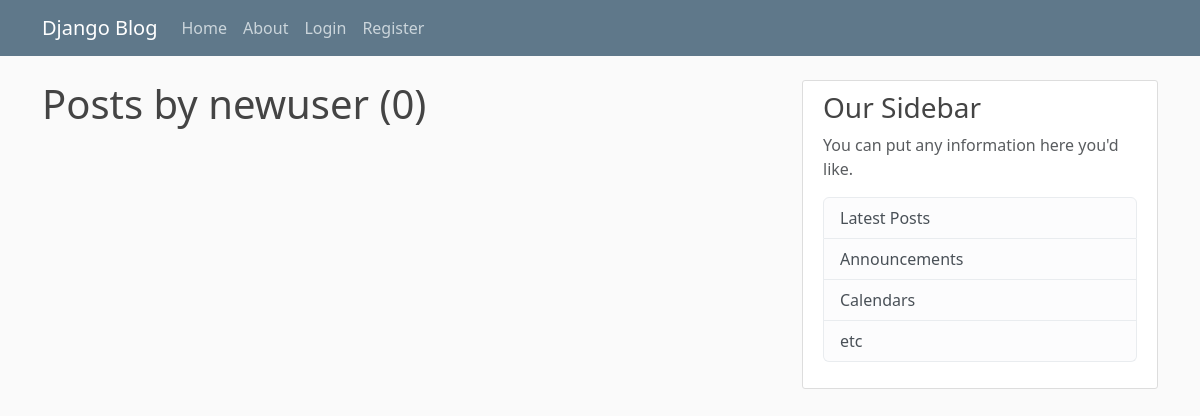
The page /user/newuser/ on the database as committed earlier.
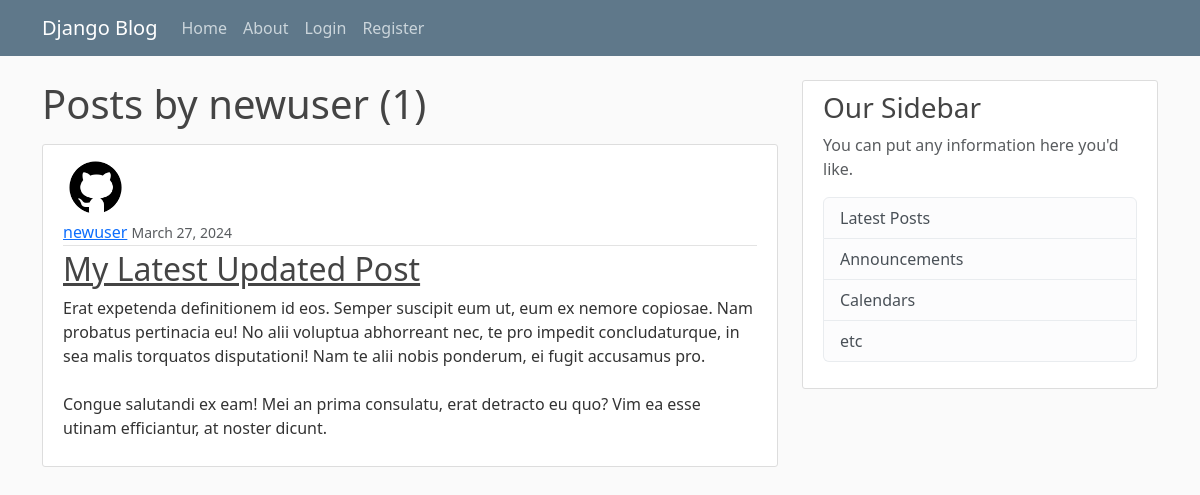
The same page on the database as committed later.
### blogApp/models.py (models this page shows, shortened)
class Post(models.Model):
    title = models.CharField(max_length=100)
    content = models.TextField()
    date_posted = models.DateTimeField(default=timezone.now)
    author = models.ForeignKey(User, on_delete=models.CASCADE)

### users/models.py (models this page shows, shortened)
class Profile(models.Model):
    user = models.OneToOneField(User, on_delete=models.CASCADE)
    image = models.ImageField(default='default.png', upload_to='profile_pics')

### blogApp/views.py (the view)
# urls.py: path('user/<str:username>/', UserPostListView.as_view(), name='user-posts'),
class UserPostListView(ListView):
    model = Post
    template_name = 'blogApp/user_posts.html'
    context_object_name = 'posts'
    paginate_by = 5
    def get_queryset(self) -> QuerySet[Any]:
        user = get_object_or_404(User, username=self.kwargs.get('username'))
        return Post.objects.filter(author=user).order_by('-date_posted')

### blogApp/templates/blogApp/user_posts.html (shortened to what this page needs)
{% extends "base.html"%}
{% block content %}
    <h1 class="mb-3" >Posts by {{ view.kwargs.username }} ({{ page_obj.paginator.count }})</h1>
    {% for post in posts %}
    <article class="media content-section">
        <img src="{{ post.author.profile.image.url }}" alt="author image" class="rounded-circle article-img" >
        <div class="media-body">
            <div class="article-metadata">
                <a class="mr-2" href="{% url 'user-posts' post.author.username %}">{{ post.author }}</a>
                <small class="text-muted">{{ post.date_posted|date:"F d, Y" }}</small>
            </div>
            <h2><a class="article-title" href="{% url 'post-detail' post.id %}">{{ post.title }}</a></h2>
            <p class="article-content">{{ post.content }}</p>
        </div>
    </article>
    {% endfor %}
{% endblock content %}

Rows that differ between the two databases and show on the page:
added Post: author.profile.image (placeholder picture), author "newuser", date_posted "March 27, 2024", title "My Latest Updated Post", content "Erat expetenda definitionem id eos. Semper suscipit eum ut, eum ex nemore copiosae. Nam probatus pertinacia eu! No alii voluptua abhorreant nec, te pro impedit concludaturque, in sea malis torquatos disputationi! Nam te alii nobis ponderum, ei fugit accusamus pro. Congue salutandi ex eam! Mei an prima consulatu, erat detracto eu quo? Vim ea esse utinam efficiantur, at noster dicunt."
Other text that changed with them:
{{ page_obj.paginator.count }}: "0" → "1"
